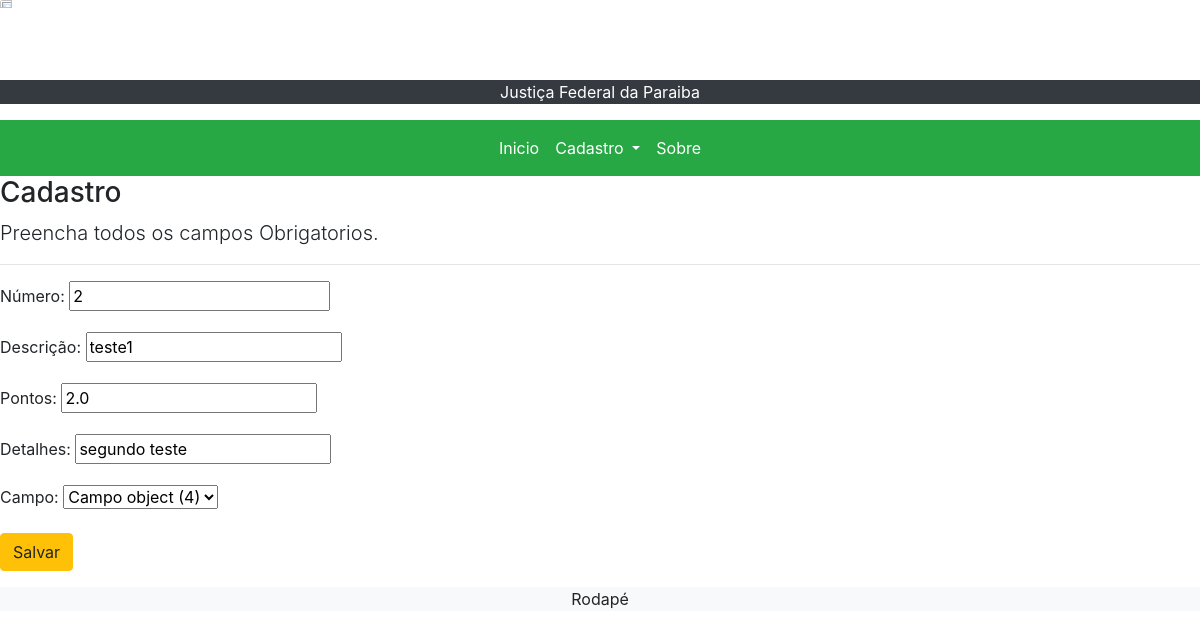
Page /editar/atividade/3/ on the earlier database version.
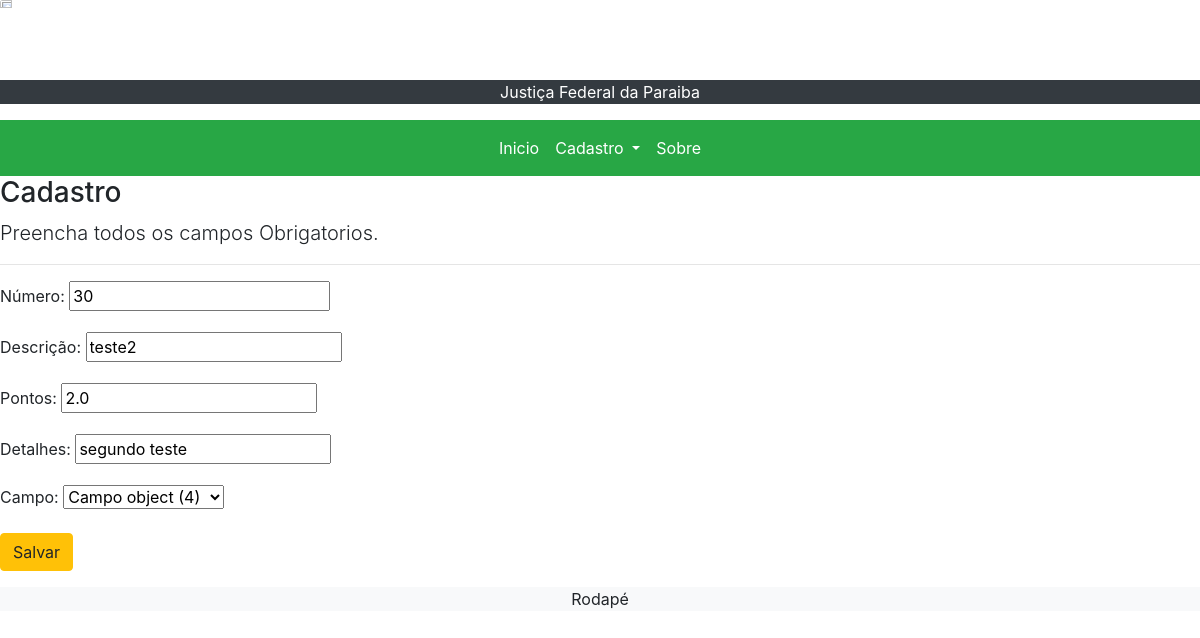
Same page on the later database version.
### cadastros/models.py (models this page shows)
class Atividade(models.Model):
       numero = models.BigIntegerField(verbose_name="número")
       descricao = models.CharField(max_length=150, verbose_name="Descrição")
       pontos = models.DecimalField(decimal_places=1,max_digits=4)
       detalhes = models.CharField(max_length=100)
       campo = models.ForeignKey(Campo, on_delete=models.PROTECT)# proteção para não apagar os dados que estao em atividade

### cadastros/views.py (the view)
# urls.py: path('editar/atividade/<int:pk>/', AtividadeUpdate.as_view(), name="editar-atividade"),
class AtividadeUpdate(UpdateView):
    model = Atividade
    fields = ['numero', 'descricao','pontos','detalhes','campo']
    template_name = 'cadastros/cadastrar.html'
    success_url = reverse_lazy('list-atividade')

### cadastros/templates/cadastros/cadastrar.html (shortened to what this page needs)
{% extends 'modelo.html' %}
{% load static %}
{% block Conteudo %}
<h3> Cadastro </h3>
<p class="lead">
   Preencha todos os campos Obrigatorios.
</p>
<hr>
<form action ="" method="POST">
    {{ form.as_p }}
    <button type="submit" class="btn btn-warning">Salvar</button>
</form>
{% endblock %}

Differences in the rows shown:
changed Atividade "segundo teste": numero "2" → "30"; descricao "teste1" → "teste2"
